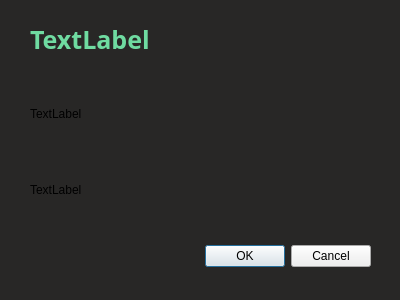
<?xml version="1.0" encoding="UTF-8"?>
<ui version="4.0">
 <class>Dialog</class>
 <widget class="QDialog" name="Dialog">
  <property name="geometry">
   <rect>
    <x>0</x>
    <y>0</y>
    <width>400</width>
    <height>300</height>
   </rect>
  </property>
  <property name="windowTitle">
   <string>Dialog</string>
  </property>
  <property name="styleSheet">
   <string notr="true">#Dialog{
   background:  #282726;
}

#objectDesc{
   color: #E7E5E5;
}

#objectName{
   font-size: 25px;
   font-family: sans-serif;
   color: #6FDBA1;
   text-transform: uppercase;
   font-weight: bold;
}

QButton{
   background: #54504C;
  text-transform: uppercase;
  padding: 3px;

}</string>
  </property>
  <widget class="QDialogButtonBox" name="buttonBox">
   <property name="geometry">
    <rect>
     <x>30</x>
     <y>240</y>
     <width>341</width>
     <height>32</height>
    </rect>
   </property>
   <property name="orientation">
    <enum>Qt::Horizontal</enum>
   </property>
   <property name="standardButtons">
    <set>QDialogButtonBox::Cancel|QDialogButtonBox::Ok</set>
   </property>
  </widget>
  <widget class="QLabel" name="objectImg">
   <property name="geometry">
    <rect>
     <x>30</x>
     <y>68</y>
     <width>121</width>
     <height>91</height>
    </rect>
   </property>
   <property name="text">
    <string>TextLabel</string>
   </property>
  </widget>
  <widget class="QLabel" name="objectName">
   <property name="geometry">
    <rect>
     <x>30</x>
     <y>30</y>
     <width>281</width>
     <height>19</height>
    </rect>
   </property>
   <property name="text">
    <string>TextLabel</string>
   </property>
  </widget>
  <widget class="QLabel" name="objectDescr">
   <property name="geometry">
    <rect>
     <x>30</x>
     <y>180</y>
     <width>291</width>
     <height>19</height>
    </rect>
   </property>
   <property name="text">
    <string>TextLabel</string>
   </property>
  </widget>
 </widget>
 <resources/>
 <connections>
  <connection>
   <sender>buttonBox</sender>
   <signal>accepted()</signal>
   <receiver>Dialog</receiver>
   <slot>accept()</slot>
   <hints>
    <hint type="sourcelabel">
     <x>248</x>
     <y>254</y>
    </hint>
    <hint type="destinationlabel">
     <x>157</x>
     <y>274</y>
    </hint>
   </hints>
  </connection>
  <connection>
   <sender>buttonBox</sender>
   <signal>rejected()</signal>
   <receiver>Dialog</receiver>
   <slot>reject()</slot>
   <hints>
    <hint type="sourcelabel">
     <x>316</x>
     <y>260</y>
    </hint>
    <hint type="destinationlabel">
     <x>286</x>
     <y>274</y>
    </hint>
   </hints>
  </connection>
 </connections>
</ui>
